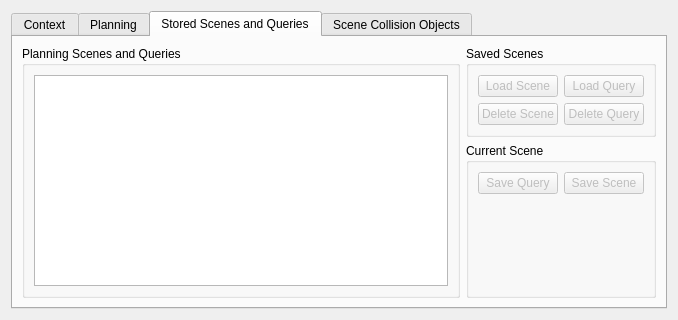
<?xml version="1.0" encoding="UTF-8"?>
<ui version="4.0">
 <class>MotionPlanningFrame</class>
 <widget class="QWidget" name="MotionPlanningFrame">
  <property name="geometry">
   <rect>
    <x>0</x>
    <y>0</y>
    <width>678</width>
    <height>320</height>
   </rect>
  </property>
  <property name="windowTitle">
   <string>MoveIt! Planning Frame</string>
  </property>
  <layout class="QVBoxLayout" name="verticalLayout_5">
   <item>
    <widget class="QTabWidget" name="tabWidget">
     <property name="sizePolicy">
      <sizepolicy hsizetype="Expanding" vsizetype="Expanding">
       <horstretch>0</horstretch>
       <verstretch>0</verstretch>
      </sizepolicy>
     </property>
     <property name="autoFillBackground">
      <bool>false</bool>
     </property>
     <property name="currentIndex">
      <number>2</number>
     </property>
     <widget class="QWidget" name="context">
      <attribute name="title">
       <string>Context</string>
      </attribute>
      <layout class="QVBoxLayout" name="verticalLayout_3">
       <item>
        <widget class="QGroupBox" name="groupBox1">
         <property name="title">
          <string>Planning Library</string>
         </property>
         <layout class="QHBoxLayout" name="horizontalLayout_8">
          <item>
           <widget class="QLabel" name="library_label">
            <property name="text">
             <string>Planning Library Name</string>
            </property>
           </widget>
          </item>
          <item>
           <spacer name="horizontalSpacer">
            <property name="orientation">
             <enum>Qt::Horizontal</enum>
            </property>
            <property name="sizeHint" stdset="0">
             <size>
              <width>40</width>
              <height>20</height>
             </size>
            </property>
           </spacer>
          </item>
          <item>
           <widget class="QComboBox" name="planning_algorithm_combo_box">
            <property name="sizePolicy">
             <sizepolicy hsizetype="MinimumExpanding" vsizetype="Fixed">
              <horstretch>0</horstretch>
              <verstretch>0</verstretch>
             </sizepolicy>
            </property>
           </widget>
          </item>
          <item>
           <widget class="QPushButton" name="publish_current_scene_button">
            <property name="text">
             <string>Publish Current Scene</string>
            </property>
           </widget>
          </item>
         </layout>
        </widget>
       </item>
       <item>
        <widget class="QGroupBox" name="groupBox0">
         <property name="title">
          <string>Warehouse Location</string>
         </property>
         <layout class="QHBoxLayout" name="horizontalLayout">
          <item>
           <widget class="QLabel" name="label_2">
            <property name="text">
             <string>Host:</string>
            </property>
           </widget>
          </item>
          <item>
           <widget class="QLineEdit" name="database_host">
            <property name="text">
             <string>127.0.0.1</string>
            </property>
           </widget>
          </item>
          <item>
           <widget class="QLabel" name="label_3">
            <property name="text">
             <string>Port:</string>
            </property>
           </widget>
          </item>
          <item>
           <widget class="QSpinBox" name="database_port">
            <property name="maximum">
             <number>65535</number>
            </property>
            <property name="value">
             <number>33829</number>
            </property>
           </widget>
          </item>
          <item>
           <widget class="QPushButton" name="database_connect_button">
            <property name="styleSheet">
             <string notr="true">color:green</string>
            </property>
            <property name="text">
             <string>Connect</string>
            </property>
            <property name="checkable">
             <bool>false</bool>
            </property>
            <property name="checked">
             <bool>false</bool>
            </property>
            <property name="default">
             <bool>false</bool>
            </property>
            <property name="flat">
             <bool>false</bool>
            </property>
           </widget>
          </item>
         </layout>
        </widget>
       </item>
       <item>
        <spacer name="verticalSpacer_5">
         <property name="orientation">
          <enum>Qt::Vertical</enum>
         </property>
         <property name="sizeHint" stdset="0">
          <size>
           <width>20</width>
           <height>40</height>
          </size>
         </property>
        </spacer>
       </item>
      </layout>
     </widget>
     <widget class="QWidget" name="tab_2">
      <attribute name="title">
       <string>Planning</string>
      </attribute>
      <layout class="QHBoxLayout" name="horizontalLayout_9">
       <item>
        <layout class="QVBoxLayout" name="verticalLayout_11">
         <item>
          <layout class="QHBoxLayout" name="horizontalLayout_7">
           <item>
            <widget class="QGroupBox" name="groupBox_9">
             <property name="title">
              <string>Commands</string>
             </property>
             <layout class="QVBoxLayout" name="verticalLayout_9">
              <item>
               <widget class="QPushButton" name="plan_button">
                <property name="text">
                 <string>Plan</string>
                </property>
               </widget>
              </item>
              <item>
               <widget class="QPushButton" name="execute_button">
                <property name="enabled">
                 <bool>false</bool>
                </property>
                <property name="text">
                 <string>Execute</string>
                </property>
               </widget>
              </item>
              <item>
               <widget class="QPushButton" name="plan_and_execute_button">
                <property name="text">
                 <string>Plan and Execute</string>
                </property>
               </widget>
              </item>
              <item>
               <spacer name="verticalSpacer_6">
                <property name="orientation">
                 <enum>Qt::Vertical</enum>
                </property>
                <property name="sizeHint" stdset="0">
                 <size>
                  <width>20</width>
                  <height>40</height>
                 </size>
                </property>
               </spacer>
              </item>
             </layout>
            </widget>
           </item>
           <item>
            <widget class="QGroupBox" name="groupBox_11">
             <property name="title">
              <string>Query</string>
             </property>
             <layout class="QVBoxLayout" name="verticalLayout_4">
              <item>
               <widget class="QPushButton" name="set_random_states_button">
                <property name="text">
                 <string>Set Random Query</string>
                </property>
               </widget>
              </item>
              <item>
               <widget class="QPushButton" name="set_start_to_current_button">
                <property name="text">
                 <string>Set Start To Current</string>
                </property>
               </widget>
              </item>
              <item>
               <widget class="QPushButton" name="set_goal_to_current_button">
                <property name="text">
                 <string>Set Goal To Current</string>
                </property>
               </widget>
              </item>
              <item>
               <spacer name="verticalSpacer">
                <property name="orientation">
                 <enum>Qt::Vertical</enum>
                </property>
                <property name="sizeHint" stdset="0">
                 <size>
                  <width>20</width>
                  <height>40</height>
                 </size>
                </property>
               </spacer>
              </item>
             </layout>
            </widget>
           </item>
          </layout>
         </item>
         <item>
          <widget class="QGroupBox" name="groupBox_12">
           <property name="title">
            <string>Workspace</string>
           </property>
           <layout class="QGridLayout" name="gridLayout">
            <item row="1" column="1">
             <widget class="QDoubleSpinBox" name="wcenter_x">
              <property name="sizePolicy">
               <sizepolicy hsizetype="Ignored" vsizetype="Fixed">
                <horstretch>0</horstretch>
                <verstretch>0</verstretch>
               </sizepolicy>
              </property>
              <property name="minimum">
               <double>-10000.000000000000000</double>
              </property>
              <property name="maximum">
               <double>10000.000000000000000</double>
              </property>
             </widget>
            </item>
            <item row="2" column="2">
             <widget class="QDoubleSpinBox" name="wsize_y">
              <property name="sizePolicy">
               <sizepolicy hsizetype="Ignored" vsizetype="Fixed">
                <horstretch>0</horstretch>
                <verstretch>0</verstretch>
               </sizepolicy>
              </property>
              <property name="minimum">
               <double>-10000.000000000000000</double>
              </property>
              <property name="maximum">
               <double>10000.000000000000000</double>
              </property>
              <property name="value">
               <double>2.000000000000000</double>
              </property>
             </widget>
            </item>
            <item row="1" column="2">
             <widget class="QDoubleSpinBox" name="wcenter_y">
              <property name="sizePolicy">
               <sizepolicy hsizetype="Ignored" vsizetype="Fixed">
                <horstretch>0</horstretch>
                <verstretch>0</verstretch>
               </sizepolicy>
              </property>
              <property name="minimum">
               <double>-10000.000000000000000</double>
              </property>
              <property name="maximum">
               <double>10000.000000000000000</double>
              </property>
             </widget>
            </item>
            <item row="1" column="3">
             <widget class="QDoubleSpinBox" name="wcenter_z">
              <property name="sizePolicy">
               <sizepolicy hsizetype="Ignored" vsizetype="Fixed">
                <horstretch>0</horstretch>
                <verstretch>0</verstretch>
               </sizepolicy>
              </property>
              <property name="minimum">
               <double>-10000.000000000000000</double>
              </property>
              <property name="maximum">
               <double>10000.000000000000000</double>
              </property>
             </widget>
            </item>
            <item row="2" column="3">
             <widget class="QDoubleSpinBox" name="wsize_z">
              <property name="sizePolicy">
               <sizepolicy hsizetype="Ignored" vsizetype="Fixed">
                <horstretch>0</horstretch>
                <verstretch>0</verstretch>
               </sizepolicy>
              </property>
              <property name="minimum">
               <double>-10000.000000000000000</double>
              </property>
              <property name="maximum">
               <double>10000.000000000000000</double>
              </property>
              <property name="value">
               <double>2.000000000000000</double>
              </property>
             </widget>
            </item>
            <item row="2" column="1">
             <widget class="QDoubleSpinBox" name="wsize_x">
              <property name="sizePolicy">
               <sizepolicy hsizetype="Ignored" vsizetype="Fixed">
                <horstretch>0</horstretch>
                <verstretch>0</verstretch>
               </sizepolicy>
              </property>
              <property name="wrapping">
               <bool>false</bool>
              </property>
              <property name="minimum">
               <double>-10000.000000000000000</double>
              </property>
              <property name="maximum">
               <double>10000.000000000000000</double>
              </property>
              <property name="value">
               <double>2.000000000000000</double>
              </property>
             </widget>
            </item>
            <item row="1" column="0">
             <widget class="QLabel" name="label_7">
              <property name="text">
               <string>Center (XYZ):</string>
              </property>
             </widget>
            </item>
            <item row="2" column="0">
             <widget class="QLabel" name="label_8">
              <property name="text">
               <string>Size (XYZ):</string>
              </property>
             </widget>
            </item>
           </layout>
          </widget>
         </item>
         <item>
          <spacer name="verticalSpacer_3">
           <property name="orientation">
            <enum>Qt::Vertical</enum>
           </property>
           <property name="sizeHint" stdset="0">
            <size>
             <width>20</width>
             <height>40</height>
            </size>
           </property>
          </spacer>
         </item>
        </layout>
       </item>
       <item>
        <widget class="QGroupBox" name="groupBox_10">
         <property name="title">
          <string>Options</string>
         </property>
         <layout class="QVBoxLayout" name="verticalLayout_10">
          <item>
           <widget class="QFrame" name="frame_132">
            <layout class="QHBoxLayout" name="horizontalLayout_11">
             <item>
              <widget class="QLabel" name="label_9">
               <property name="text">
                <string>Planning Time (s):</string>
               </property>
              </widget>
             </item>
             <item>
              <widget class="QDoubleSpinBox" name="planning_time">
               <property name="sizePolicy">
                <sizepolicy hsizetype="Minimum" vsizetype="Fixed">
                 <horstretch>0</horstretch>
                 <verstretch>0</verstretch>
                </sizepolicy>
               </property>
               <property name="maximum">
                <double>300.000000000000000</double>
               </property>
               <property name="value">
                <double>5.000000000000000</double>
               </property>
              </widget>
             </item>
            </layout>
           </widget>
          </item>
          <item>
           <widget class="QCheckBox" name="allow_replanning">
            <property name="text">
             <string>Allow Replanning</string>
            </property>
            <property name="checked">
             <bool>false</bool>
            </property>
           </widget>
          </item>
          <item>
           <widget class="QCheckBox" name="allow_looking">
            <property name="text">
             <string>Allow Sensor Positioning</string>
            </property>
            <property name="checked">
             <bool>false</bool>
            </property>
           </widget>
          </item>
          <item>
           <widget class="QLabel" name="label_5">
            <property name="text">
             <string>Path Constraints:</string>
            </property>
           </widget>
          </item>
          <item>
           <widget class="QComboBox" name="path_constraints_combo_box"/>
          </item>
          <item>
           <widget class="QFrame" name="frame_13">
            <layout class="QHBoxLayout" name="horizontalLayout_10">
             <item>
              <widget class="QLabel" name="label_6">
               <property name="text">
                <string>Goal Tolerance:</string>
               </property>
              </widget>
             </item>
             <item>
              <widget class="QDoubleSpinBox" name="goal_tolerance"/>
             </item>
            </layout>
           </widget>
          </item>
          <item>
           <spacer name="verticalSpacer_2">
            <property name="orientation">
             <enum>Qt::Vertical</enum>
            </property>
            <property name="sizeHint" stdset="0">
             <size>
              <width>20</width>
              <height>40</height>
             </size>
            </property>
           </spacer>
          </item>
         </layout>
        </widget>
       </item>
      </layout>
     </widget>
     <widget class="QWidget" name="stored_plans">
      <attribute name="title">
       <string>Stored Scenes and Queries</string>
      </attribute>
      <layout class="QGridLayout" name="gridLayout_3">
       <item row="1" column="0">
        <layout class="QVBoxLayout" name="verticalLayout">
         <item>
          <widget class="QGroupBox" name="groupBox_3">
           <property name="title">
            <string>Planning Scenes and Queries</string>
           </property>
           <layout class="QVBoxLayout" name="verticalLayout_7">
            <item>
             <widget class="QTreeWidget" name="planning_scene_tree">
              <property name="cursor" stdset="0">
               <cursorShape>PointingHandCursor</cursorShape>
              </property>
              <property name="editTriggers">
               <set>QAbstractItemView::AllEditTriggers</set>
              </property>
              <property name="selectionMode">
               <enum>QAbstractItemView::SingleSelection</enum>
              </property>
              <property name="headerHidden">
               <bool>true</bool>
              </property>
              <property name="expandsOnDoubleClick">
               <bool>true</bool>
              </property>
              <property name="columnCount">
               <number>1</number>
              </property>
              <column>
               <property name="text">
                <string>1</string>
               </property>
              </column>
             </widget>
            </item>
           </layout>
          </widget>
         </item>
        </layout>
       </item>
       <item row="1" column="1">
        <layout class="QVBoxLayout" name="verticalLayout_2">
         <item>
          <widget class="QGroupBox" name="groupBox">
           <property name="title">
            <string>Saved Scenes</string>
           </property>
           <layout class="QGridLayout" name="gridLayout_5">
            <item row="0" column="0">
             <widget class="QPushButton" name="load_scene_button">
              <property name="enabled">
               <bool>false</bool>
              </property>
              <property name="text">
               <string>Load Scene</string>
              </property>
             </widget>
            </item>
            <item row="0" column="1">
             <widget class="QPushButton" name="load_query_button">
              <property name="enabled">
               <bool>false</bool>
              </property>
              <property name="text">
               <string>Load Query</string>
              </property>
             </widget>
            </item>
            <item row="1" column="0">
             <widget class="QPushButton" name="delete_scene_button">
              <property name="enabled">
               <bool>false</bool>
              </property>
              <property name="text">
               <string>Delete Scene</string>
              </property>
             </widget>
            </item>
            <item row="1" column="1">
             <widget class="QPushButton" name="delete_query_button">
              <property name="enabled">
               <bool>false</bool>
              </property>
              <property name="text">
               <string>Delete Query</string>
              </property>
             </widget>
            </item>
           </layout>
          </widget>
         </item>
         <item>
          <widget class="QGroupBox" name="groupBox_2">
           <property name="title">
            <string>Current Scene</string>
           </property>
           <layout class="QGridLayout" name="gridLayout_2">
            <item row="0" column="1">
             <widget class="QPushButton" name="save_scene_button">
              <property name="enabled">
               <bool>false</bool>
              </property>
              <property name="text">
               <string>Save Scene</string>
              </property>
             </widget>
            </item>
            <item row="0" column="0">
             <widget class="QPushButton" name="save_query_button">
              <property name="enabled">
               <bool>false</bool>
              </property>
              <property name="text">
               <string>Save Query</string>
              </property>
             </widget>
            </item>
            <item row="1" column="0" colspan="2">
             <spacer name="verticalSpacer_7">
              <property name="orientation">
               <enum>Qt::Vertical</enum>
              </property>
              <property name="sizeHint" stdset="0">
               <size>
                <width>20</width>
                <height>40</height>
               </size>
              </property>
             </spacer>
            </item>
           </layout>
          </widget>
         </item>
        </layout>
       </item>
      </layout>
     </widget>
     <widget class="QWidget" name="tab">
      <attribute name="title">
       <string>Scene Collision Objects</string>
      </attribute>
      <layout class="QHBoxLayout" name="horizontalLayout_4">
       <item>
        <widget class="QGroupBox" name="groupBox_8">
         <property name="title">
          <string>Scene Collision Objects</string>
         </property>
         <layout class="QVBoxLayout" name="verticalLayout_8">
          <item>
           <widget class="QListWidget" name="collision_objects_list">
            <property name="editTriggers">
             <set>QAbstractItemView::DoubleClicked|QAbstractItemView::EditKeyPressed</set>
            </property>
           </widget>
          </item>
          <item>
           <widget class="QPushButton" name="import_scene_button">
            <property name="text">
             <string>Import Object</string>
            </property>
           </widget>
          </item>
          <item>
           <widget class="QPushButton" name="remove_object_button">
            <property name="text">
             <string>Remove Object</string>
            </property>
           </widget>
          </item>
          <item>
           <widget class="QPushButton" name="clear_scene_button">
            <property name="text">
             <string>Clear Objects</string>
            </property>
           </widget>
          </item>
         </layout>
        </widget>
       </item>
       <item>
        <widget class="QGroupBox" name="groupBox_4">
         <property name="title">
          <string>Manage Pose and Scale</string>
         </property>
         <layout class="QVBoxLayout" name="verticalLayout_6">
          <item>
           <widget class="QGroupBox" name="groupBox_5">
            <property name="title">
             <string/>
            </property>
            <layout class="QHBoxLayout" name="horizontalLayout_5">
             <item>
              <widget class="QLabel" name="label_4">
               <property name="text">
                <string>Position (XYZ):       </string>
               </property>
              </widget>
             </item>
             <item>
              <widget class="QDoubleSpinBox" name="object_x">
               <property name="minimum">
                <double>-1000.000000000000000</double>
               </property>
               <property name="maximum">
                <double>1000.000000000000000</double>
               </property>
              </widget>
             </item>
             <item>
              <widget class="QDoubleSpinBox" name="object_y">
               <property name="minimum">
                <double>-1000.000000000000000</double>
               </property>
               <property name="maximum">
                <double>1000.000000000000000</double>
               </property>
              </widget>
             </item>
             <item>
              <widget class="QDoubleSpinBox" name="object_z">
               <property name="minimum">
                <double>-1000.000000000000000</double>
               </property>
               <property name="maximum">
                <double>1000.000000000000000</double>
               </property>
              </widget>
             </item>
            </layout>
           </widget>
          </item>
          <item>
           <widget class="QGroupBox" name="groupBox_6">
            <property name="title">
             <string/>
            </property>
            <layout class="QHBoxLayout" name="horizontalLayout_6">
             <item>
              <widget class="QLabel" name="label_13">
               <property name="text">
                <string>Orientation (RPY):</string>
               </property>
              </widget>
             </item>
             <item>
              <widget class="QDoubleSpinBox" name="object_rx">
               <property name="minimum">
                <double>-3.140000000000000</double>
               </property>
               <property name="maximum">
                <double>3.140000000000000</double>
               </property>
               <property name="singleStep">
                <double>0.200000000000000</double>
               </property>
              </widget>
             </item>
             <item>
              <widget class="QDoubleSpinBox" name="object_ry">
               <property name="minimum">
                <double>-3.140000000000000</double>
               </property>
               <property name="maximum">
                <double>3.140000000000000</double>
               </property>
               <property name="singleStep">
                <double>0.200000000000000</double>
               </property>
              </widget>
             </item>
             <item>
              <widget class="QDoubleSpinBox" name="object_rz">
               <property name="minimum">
                <double>-3.140000000000000</double>
               </property>
               <property name="maximum">
                <double>3.140000000000000</double>
               </property>
               <property name="singleStep">
                <double>0.200000000000000</double>
               </property>
              </widget>
             </item>
            </layout>
           </widget>
          </item>
          <item>
           <widget class="QGroupBox" name="groupBox_7">
            <property name="title">
             <string/>
            </property>
            <layout class="QHBoxLayout" name="horizontalLayout_3">
             <item>
              <widget class="QLabel" name="label">
               <property name="text">
                <string>Scale:</string>
               </property>
              </widget>
             </item>
             <item>
              <widget class="QLabel" name="label_17">
               <property name="text">
                <string>0%</string>
               </property>
              </widget>
             </item>
             <item>
              <widget class="QSlider" name="scene_scale">
               <property name="minimumSize">
                <size>
                 <width>160</width>
                 <height>0</height>
                </size>
               </property>
               <property name="maximum">
                <number>200</number>
               </property>
               <property name="value">
                <number>100</number>
               </property>
               <property name="sliderPosition">
                <number>100</number>
               </property>
               <property name="orientation">
                <enum>Qt::Horizontal</enum>
               </property>
               <property name="invertedAppearance">
                <bool>false</bool>
               </property>
               <property name="tickPosition">
                <enum>QSlider::NoTicks</enum>
               </property>
               <property name="tickInterval">
                <number>0</number>
               </property>
              </widget>
             </item>
             <item>
              <widget class="QLabel" name="label_18">
               <property name="text">
                <string>200%</string>
               </property>
              </widget>
             </item>
            </layout>
           </widget>
          </item>
          <item>
           <spacer name="verticalSpacer_4">
            <property name="orientation">
             <enum>Qt::Vertical</enum>
            </property>
            <property name="sizeHint" stdset="0">
             <size>
              <width>20</width>
              <height>40</height>
             </size>
            </property>
           </spacer>
          </item>
         </layout>
        </widget>
       </item>
      </layout>
     </widget>
    </widget>
   </item>
  </layout>
 </widget>
 <resources/>
 <connections/>
</ui>
